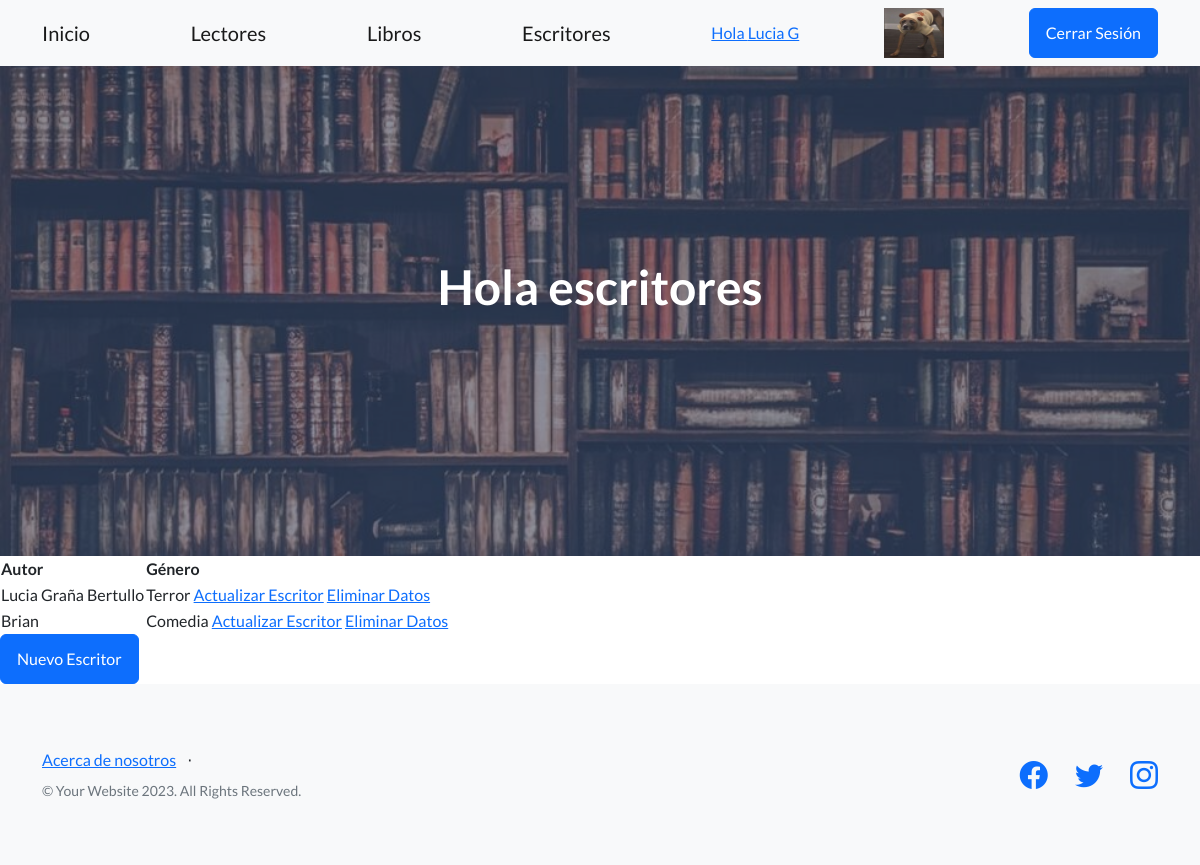
The app's page /AppLectores/ver_escritor (signed in) with its own data.
### AppLectores/models.py (models this page shows, shortened)
class avatar(models.Model):
    usuario = models.ForeignKey(User, on_delete= models.CASCADE)
    imagen = models.ImageField(upload_to="avatares", null = True, blank= True)

class Escritor(models.Model):
    nombre = models.CharField(max_length=100)
    nacionalidad = models.CharField(max_length=100)
    genero_preferido = models.CharField(max_length=50)

### AppLectores/views.py (the view)
# urls.py: path("ver_escritor", ver_escritor, name="Escritor"),
def ver_escritor(request):
    todos_escritor = Escritor.objects.all()
    return render(request, "escritor/ver_escritor.html",{"total": todos_escritor})

### AppLectores/templates/escritor/ver_escritor.html
{% extends "padre.html" %}
{% block titulo %}
<h1 class="mb-5">Hola escritores</h1>
{% endblock %}
{% block parrafo %}
<table>
   <thead>
      <tr>
         <th>Autor</th>
         <th>Género</th>
      </tr>
   </thead>
   <tbody>
      {% for valor in total %}
      <tr>
         <td>{{ valor.nombre }}</td>
         <td>{{ valor.genero_preferido }}
         {% if user.is_authenticated %}
         <a href="{% url 'Editar Escritor' valor.id %}">Actualizar Escritor</a>
         <a href="{% url 'Eliminar Escritor' valor.id %}">Eliminar Datos</a>
         {% endif %}
         </td>
      </tr>
      {% endfor %}
   </tbody>
</table>
<a class="btn btn-primary" href="{% url 'Crear Escritor' %}"> Nuevo Escritor</a>
{% endblock %}

### AppLectores/templates/padre.html (shortened to what this page needs)
<!DOCTYPE html>
<html lang="en">
    <head>
        {% load static %}
        <link href="https://cdn.jsdelivr.net/npm/bootstrap-icons@1.5.0/font/bootstrap-icons.css" rel="stylesheet" type="text/css" />
        <link href="{% static 'css/styles.css' %}" rel="stylesheet" />
    </head>
    <body>
        <nav class="navbar navbar-light bg-light static-top">
            <div class="container">
                <a class="navbar-brand" href="{% url 'home' %}">Inicio</a>
                <a class="navbar-brand" href="{% url 'Lector' %}">Lectores</a>
                <a class="navbar-brand" href="{% url 'Libro' %}">Libros</a>
                <a class="navbar-brand" href="{% url 'Escritor' %}">Escritores</a>
                {% if user.is_authenticated %}
                <a href="{% url 'Editar' %} "> Hola {{user.first_name}} </a>
                <img src="{{user.avatar_set.last.imagen.url}}" width="60px" height="50px" alt="La imagen no cargó correctamente">
                <a class="btn btn-primary" href="{% url 'Cierre' %}">Cerrar Sesión</a>
                {% else %}
                <a class="btn btn-primary" href="{% url 'Login' %}">Iniciar Sesión</a>
                <a class="btn btn-primary" href="{% url 'Registro' %}">Registrarse</a>
                {% endif %}
            </div>
        </nav>
        <header class="masthead">
            <div class="container position-relative">
                <div class="row justify-content-center">
                    <div class="col-xl-6">
                        <div class="text-center text-white">
                            {% block titulo %}
                            {% endblock %}
                                </div>
                        </div>
                    </div>
                </div>
        </header>
        {% block parrafo %}
        {% endblock %}
        <footer class="footer bg-light">
            <div class="container">
                <div class="row">
                    <div class="col-lg-6 h-100 text-center text-lg-start my-auto">
                        <ul class="list-inline mb-2">
                            <li class="list-inline-item"><a href="{% url 'about' %}">Acerca de nosotros</a></li>
                            <li class="list-inline-item">⋅</li>
                        </ul>
                        <p class="text-muted small mb-4 mb-lg-0">&copy; Your Website 2023. All Rights Reserved.</p>
                    </div>
                    <div class="col-lg-6 h-100 text-center text-lg-end my-auto">
                        <ul class="list-inline mb-0">
                            <li class="list-inline-item me-4">
                                <a href="https://www.facebook.com" target="_blank"><i class="bi-facebook fs-3"></i></a>
                            </li>
                            <li class="list-inline-item me-4">
                                <a href="https://twitter.com" target="_blank"><i class="bi-twitter fs-3"></i></a>
    </li>
                            <li class="list-inline-item">
                                <a href="https://www.instagram.com" target="_blank"><i class="bi-instagram fs-3"></i></a>
                            </li>
                        </ul>
                    </div>
                </div>
            </div>
        </footer>
    </body>
</html>

### records on screen
Escritor: nombre "Lucia Graña Bertullo", genero_preferido "Terror"
Escritor: nombre "Brian", genero_preferido "Comedia"

### other values on screen
{{ user.first_name }} "Lucia G"
